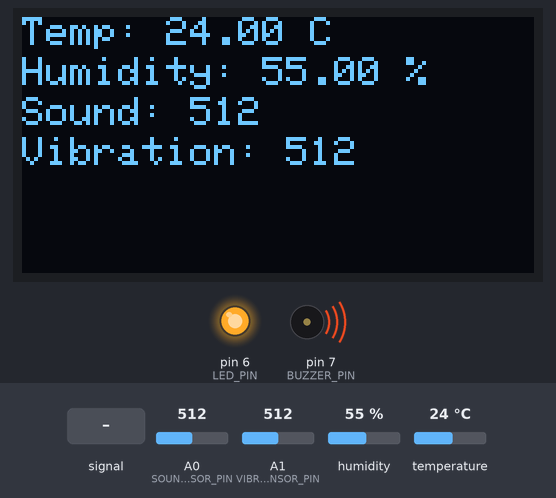
A sketch run on a simulated Arduino Uno, built with avr-gcc and run on an emulated ATmega328P. On the bench: 128×64 one-colour display, output pins drawn as LEDs (lit = HIGH), buzzer (waves = sounding, pin HIGH). The inputs (shaded band) are chosen by the test bench; at power-on: humidity 55 %, A1 (VIBRATION_SENSOR_PIN) = 512, A0 (SOUND_SENSOR_PIN) = 512, temperature 24 °C. What the sketch prints to the serial monitor is not drawn.

Above: at 3.2 s.
3.3 s: A0 (SOUND_SENSOR_PIN) fed a 200 Hz sine of ±81 counts around its level
At 12.5 s:
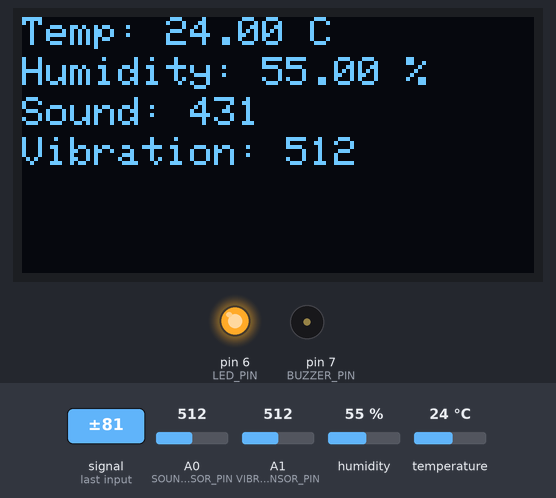
13.6 s: humidity set to 22 %
At 18.4 s:
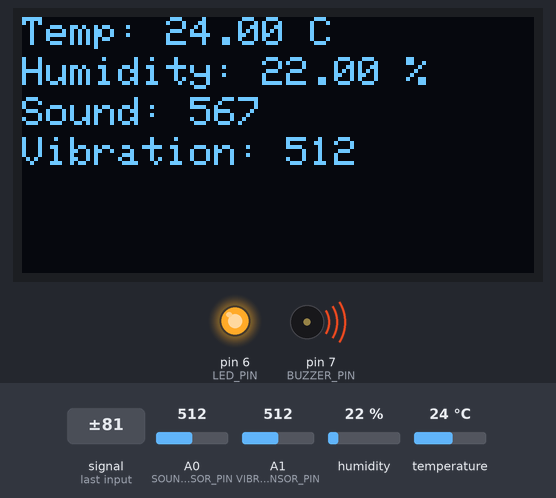
19.2 s: A1 (VIBRATION_SENSOR_PIN) set to 319
At 23.1 s:
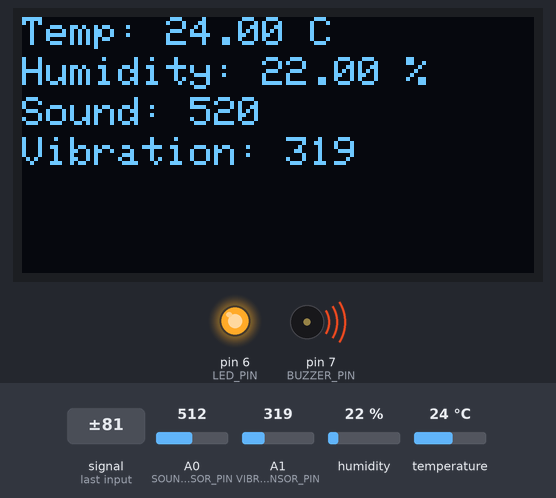
28.9 s: A1 (VIBRATION_SENSOR_PIN) set to 287
At 38.6 s:
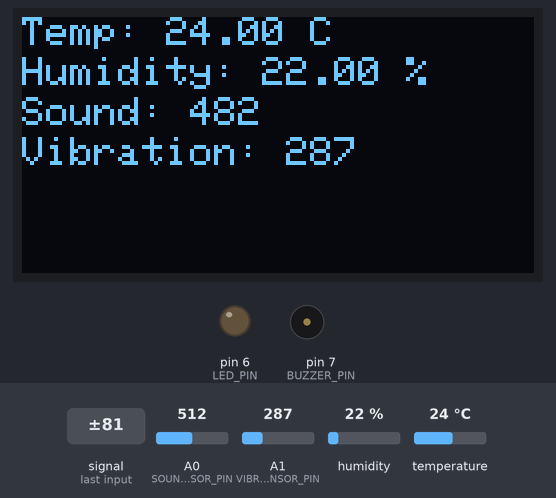
39.0 s: A0 (SOUND_SENSOR_PIN) set to 490
At 43.3 s:
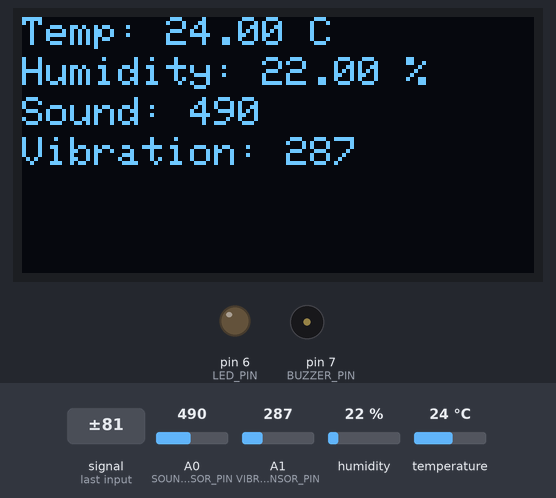
44.6 s: temperature set to 12 °C
At 48.0 s:
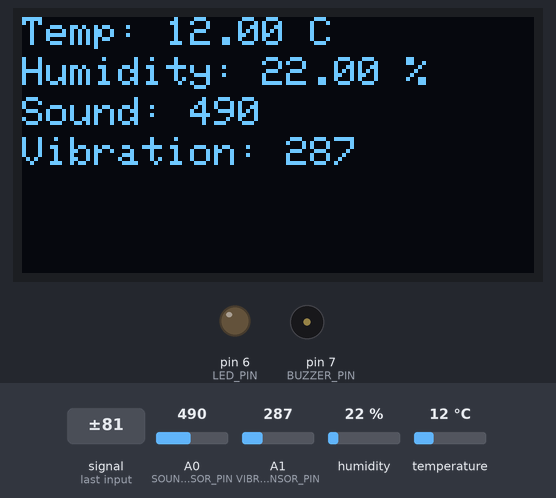
Timing chart, 0 to 49.5 s (numbered marks = the images above; inputs shaded):
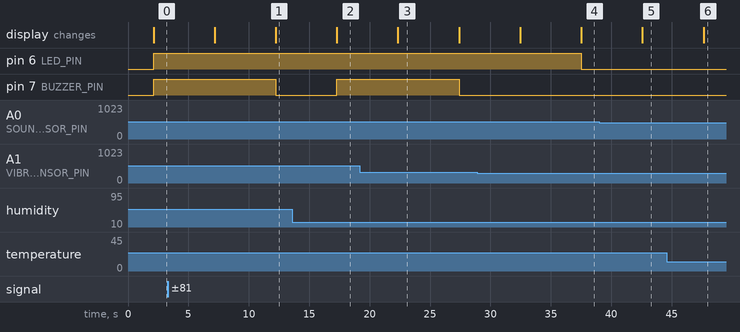

Measured:
- the behaviour switches between 301 and 300 on A1 (VIBRATION_SENSOR_PIN) (found by bisection; images 3 and 4)
- after the input at 3.3 s, pin 7 (BUZZER_PIN): HIGH → LOW after 8.9 s; the display: first changes after 3.9 s (image 1 shows a later state)
- after the input at 13.6 s, the display: changes after 3.7 s (image 2)
- after the input at 28.9 s, pin 6 (LED_PIN): HIGH → LOW after 8.6 s; pin 7 (BUZZER_PIN): stays LOW (without the input it goes to HIGH after 3.6 s)
- after the input at 39.0 s, the display: changes after 3.6 s (image 5)
- after the input at 44.6 s, the display: changes after 3.0 s (image 6)
- what the display in image 3 shows lasts 5.1 s, from 22.3 s to 27.4 s

The sketch:

Mech-Alert_Prediagnostics_System.ino
```cpp
#include <Adafruit_GFX.h>
#include <Adafruit_SSD1306.h>
#include <DHT.h>
#include <Wire.h>  // Needed for I2C communication

// OLED display parameters
#define SCREEN_WIDTH 128
#define SCREEN_HEIGHT 64
#define OLED_RESET    -1
Adafruit_SSD1306 display(SCREEN_WIDTH, SCREEN_HEIGHT, &Wire, OLED_RESET);

// DHT11 sensor setup
#define DHTPIN 2
#define DHTTYPE DHT11
DHT dht(DHTPIN, DHTTYPE);

// Pin definitions
#define SOUND_SENSOR_PIN A0
#define VIBRATION_SENSOR_PIN A1
#define LED_PIN 6
#define BUZZER_PIN 7

// Thresholds for sensors
int soundThreshold = 500;       // Example threshold for sound sensor
int vibrationThreshold = 300;   // Example threshold for vibration sensor
int temperatureThreshold = 30;  // Threshold in Celsius for temperature

void setup() {
  // Initialize the OLED display
  if (!display.begin(SSD1306_SWITCHCAPVCC, 0x3C)) {
    Serial.println(F("SSD1306 allocation failed"));
    for (;;); // Don't proceed, loop forever
  }
  display.clearDisplay();

  // Initialize DHT11 sensor
  dht.begin();

  // Setup pins
  pinMode(SOUND_SENSOR_PIN, INPUT);
  pinMode(VIBRATION_SENSOR_PIN, INPUT);
  pinMode(LED_PIN, OUTPUT);
  pinMode(BUZZER_PIN, OUTPUT);

  // Start Serial communication for debugging
  Serial.begin(9600);

  // Display welcome message on OLED
  display.setTextSize(1);
  display.setTextColor(WHITE);
  display.setCursor(0, 0);
  display.println("MechAlert System");
  display.display();
  delay(2000); // Show welcome message for 2 seconds
}

void loop() {
  // Read sensor data
  float h = dht.readHumidity();            // Read humidity
  float t = dht.readTemperature();         // Read temperature
  int soundLevel = analogRead(SOUND_SENSOR_PIN);    // Read sound sensor (0-1023)
  int vibrationLevel = analogRead(VIBRATION_SENSOR_PIN); // Read vibration sensor (0-1023)

  // Display sensor data on OLED
  display.clearDisplay();  // Clear the display before writing new data
  display.setTextSize(1);  // Set text size
  display.setCursor(0, 0); // Start at the top-left corner
  display.print("Temp: ");
  display.print(t);
  display.println(" C");

  display.setCursor(0, 10); // Move down by 10 pixels
  display.print("Humidity: ");
  display.print(h);
  display.println(" %");

  display.setCursor(0, 20);
  display.print("Sound: ");
  display.println(soundLevel);

  display.setCursor(0, 30);
  display.print("Vibration: ");
  display.println(vibrationLevel);

  // Update OLED display
  display.display();

  // Check thresholds and control LED and buzzer
  int exceededCount = 0;  // Count the number of sensors that exceed the threshold

  if (t > temperatureThreshold) exceededCount++;
  if (soundLevel > soundThreshold) exceededCount++;
  if (vibrationLevel > vibrationThreshold) exceededCount++;

  // Control LED and buzzer based on exceeded thresholds
  if (exceededCount >= 1) {
    digitalWrite(LED_PIN, HIGH);  // Turn on LED if at least one sensor exceeds its limit
  } else {
    digitalWrite(LED_PIN, LOW);   // Turn off LED otherwise
  }

  if (exceededCount >= 2) {
    digitalWrite(BUZZER_PIN, HIGH);  // Turn on buzzer if two or more sensors exceed limits
  } else {
    digitalWrite(BUZZER_PIN, LOW);   // Turn off buzzer otherwise
  }

  // Debugging output via Serial Monitor
  Serial.print("Temp: ");
  Serial.print(t);
  Serial.print(" C, Humidity: ");
  Serial.print(h);
  Serial.print(" %, Sound: ");
  Serial.print(soundLevel);
  Serial.print(", Vibration: ");
  Serial.println(vibrationLevel);

  // Wait for 5 seconds before the next reading
  delay(5000); // 5-second delay for next sensor reading and OLED update
}
```
